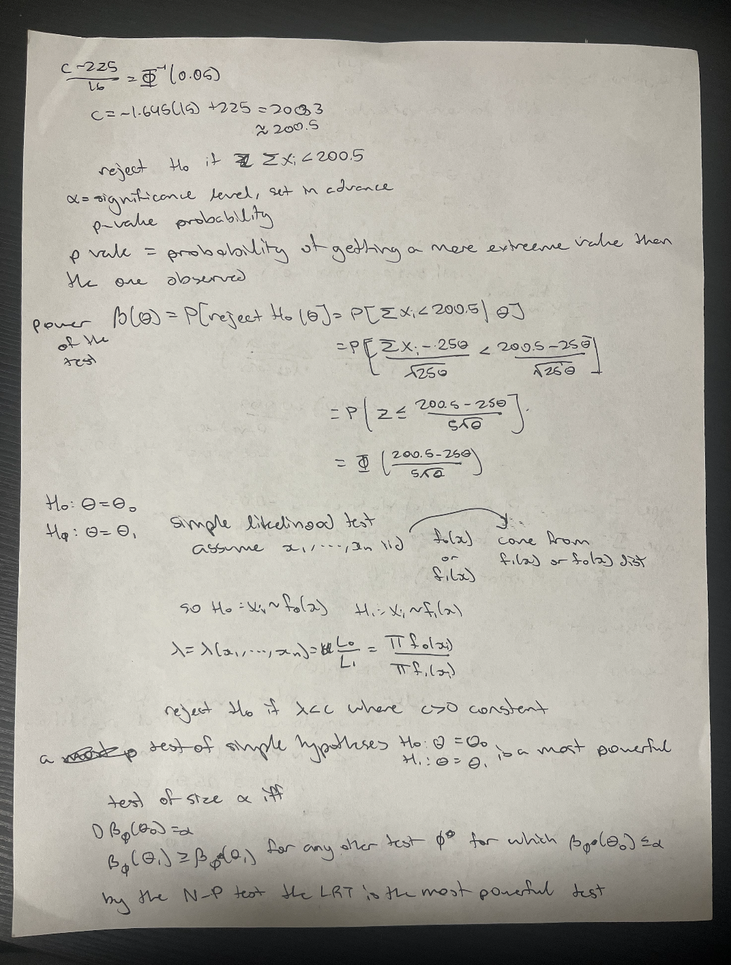
#> input picture images/test.png, 731 x 965 px, shrunk from 1072 x 1414 before the run
$ python -i preprocess.py   (imports and definitions only)
#> lines starting #> are read from the running program, lines starting #| are printed output that depends on the picture
#> further down, picture is the input picture: shape (965, 731, 3); mean B, G, R 159.6, 167.7, 170.1
import cv2

def preprocess_image(image):
    gray = cv2.cvtColor(image, cv2.COLOR_BGR2GRAY)
    blurred = cv2.GaussianBlur(gray, (5, 5), 0)

    binary = cv2.adaptiveThreshold(
        blurred,
        255,
        cv2.ADAPTIVE_THRESH_GAUSSIAN_C,
        cv2.THRESH_BINARY,
        9,
        5
    )
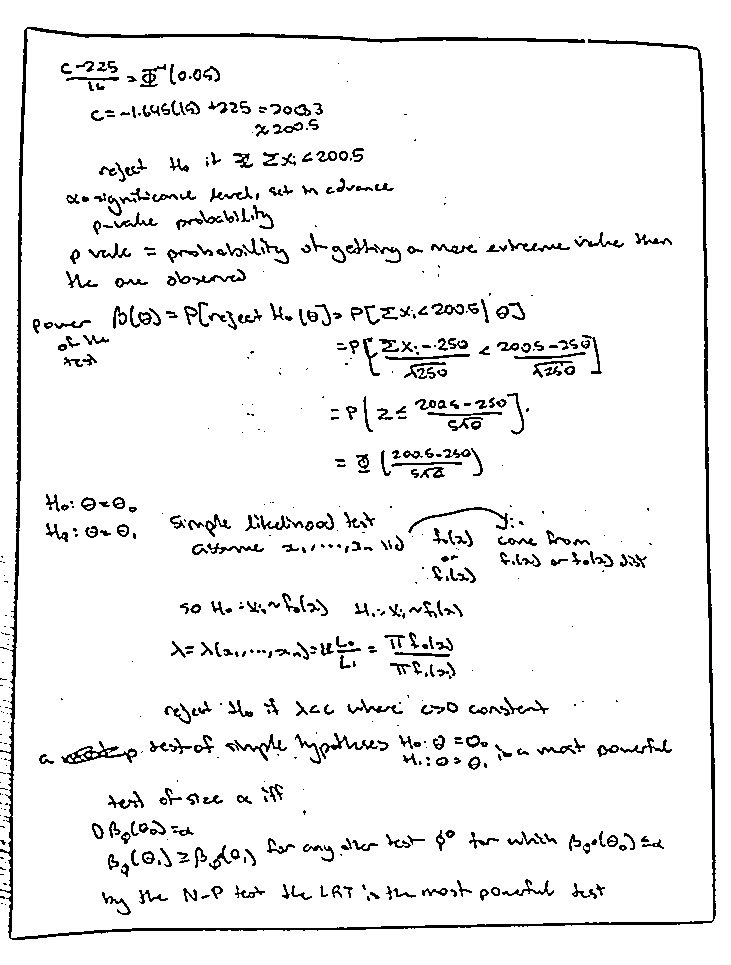
#> binary: shape (965, 731); 94.1% white; black in thin lines or dots

    return binary

>>> import cv2
>>> picture = cv2.imread('images/test.png')
>>> result = preprocess_image(picture)
